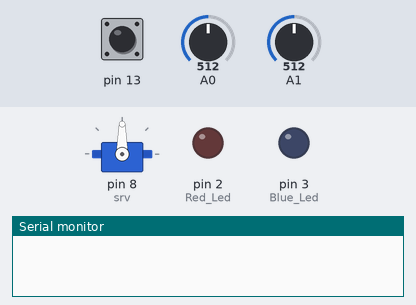
Recording of a sketch running on a simulated Arduino Uno, built with avr-gcc and run on an emulated ATmega328P. Parts: servo, output pins drawn as LEDs (lit = HIGH), the last lines printed to the serial monitor. Dashed ring = blinking. Inputs (shaded band) come from the test bench; at power-on: pin 13 LOW, A1 = 512, A0 = 512.

Above: at 1.2 s.
1.3 s: pin 13 pulsed HIGH 2 times (0.12 s each, 0.3 s apart)
At 2.35 s:
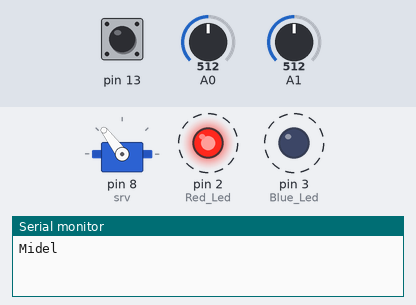
4.3 s: A1 set to 688
At 4.55 s:
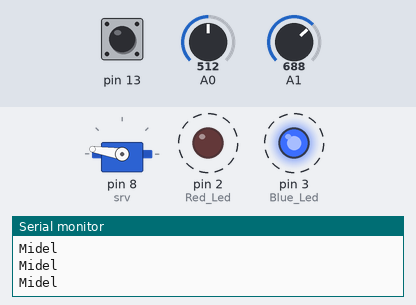
7.3 s: A1 set to 708
At 7.75 s:
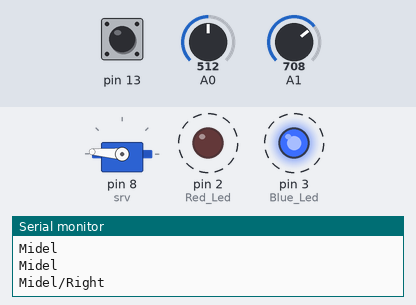
10.3 s: A1 set to 306
At 10.56 s:
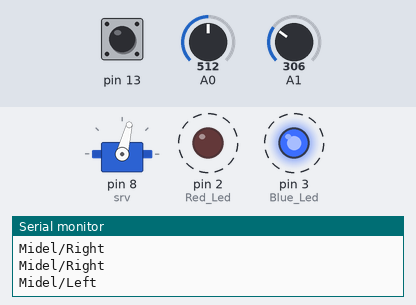
13.3 s: A1 set to 410
At 13.56 s:
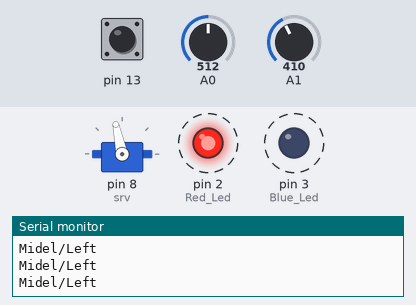
Timing chart, 0 to 20.3 s (numbered marks = the images above; inputs shaded):
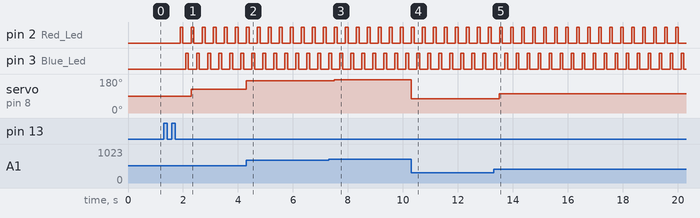

Measured:
- after the input at 1.3 s, pin 2 (Red_Led): alternates HIGH for 0.10 s and LOW for 0.30 s, starting after 0.60 s; pin 3 (Blue_Led): alternates HIGH for 0.10 s and LOW for 0.30 s, starting after 0.80 s; servo on pin 8 (srv): 90° → 127° after 1.0 s
- after the input at 4.3 s, servo on pin 8 (srv): 127° → 171° at once
- after the input at 7.3 s, servo on pin 8 (srv): 171° → 176° after 0.21 s
- after the input at 10.3 s, servo on pin 8 (srv): 176° → 76° at once
- after the input at 13.3 s, servo on pin 8 (srv): 76° → 102° after 0.22 s

The sketch:

Kumando_arduino_UNO.ino
```cpp
#include <Servo.h>

Servo srv;

void setup() {
  Serial.begin(9600);
  srv.attach(8);
  pinMode(2, OUTPUT); // Red Led
  pinMode(3, OUTPUT); // Blue Led
  pinMode(6, INPUT);// Left Button
  pinMode(7, INPUT);// Right Button

}

 int on_off = 0;
void loop() {

  if(digitalRead(13) == 1)
    on_off = 1;
  delay(200);
  if(on_off == 1){
   while(1){
    if(digitalRead(13) == 1){
      delay(100);
      on_off = 0;
      break;}
    else{
      button_case();
      UDLR();}
   }
  }

}

void button_case(){
  for(int i=2; i<=3; i++){
    digitalWrite(i,1);
    delay(100);
    digitalWrite(i,0);
    delay(100);}
 }

void UDLR(){
  int up_down = analogRead(A0);
  int left_right = analogRead(A1);

  int UD = map(up_down, 0,1023, 0,255);
  int LR = map(left_right,0,1023, 0,255 );

  srv.write(LR);

  if(up_down > 700 && left_right > 700)
    Serial.println("UP/Right");
  else if(up_down > 700 && left_right < 500)
    Serial.println("UP/Left");

  else if(up_down < 400 && left_right > 700)
    Serial.println("Down/Right");
  else if(up_down < 400 && left_right < 500)
    Serial.println("Down/Left");

 else if(up_down < 700 && up_down > 400 && left_right < 500 )
    Serial.println("Midel/Left");
 else if(up_down < 700 && up_down > 400 && left_right > 700 )
    Serial.println("Midel/Right");

 else if(left_right < 700 && left_right > 400 && up_down > 700 )
    Serial.println("Up / Midel");
  else if(left_right < 700 && left_right > 400 && up_down < 500 )
    Serial.println("Down / Midel");

  else
    Serial.println("Midel");
  }
```
